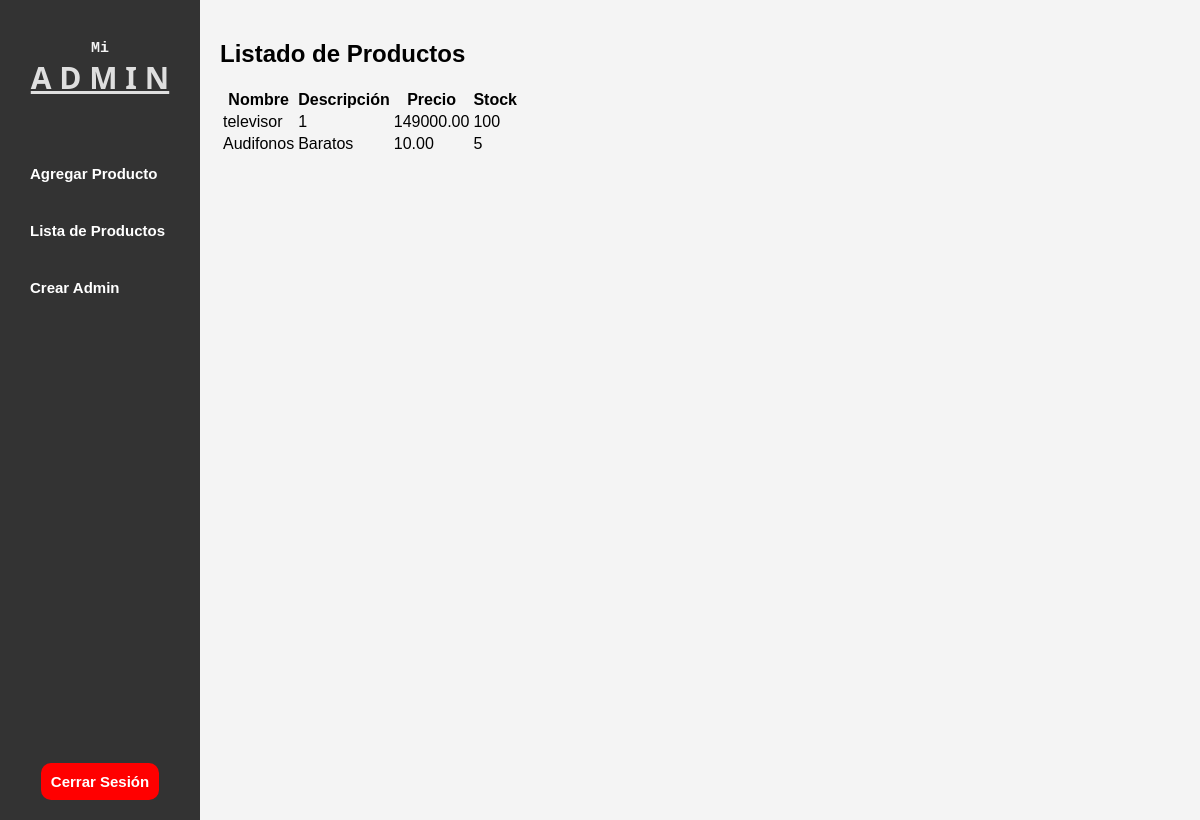
The app's page /tienda/lista-productos/ (signed in) with its own data.
### tienda/models.py (models this page shows, shortened)
class Producto(models.Model):
    nombre = models.CharField(max_length=100)
    descripcion = models.TextField()
    precio = models.DecimalField(max_digits=10, decimal_places=2)
    stock = models.PositiveIntegerField()

### tienda/views.py (the view)
# urls.py: path('lista-productos/', views.lista_productos, name='lista_productos'),
@login_required
def lista_productos(request):
    productos = Producto.objects.all()
    return render(request, 'lista_productos.html', {'productos': productos})

### tienda/templates/lista_productos.html (shortened to what this page needs)
{% extends 'base.html' %}
{% block content %}
<!DOCTYPE html>
<html lang="en">
<head>
</head>
<body>
    <h2>Listado de Productos</h2>
    <table>
        <thead>
            <tr>
                <th>Nombre</th>
                <th>Descripción</th>
                <th>Precio</th>
                <th>Stock</th>
            </tr>
        </thead>
        <tbody>
            {% for producto in productos %}
            <tr>
                <td>{{ producto.nombre }}</td>
                <td>{{ producto.descripcion }}</td>
                <td>{{ producto.precio }}</td>
                <td>{{ producto.stock }}</td>
            </tr>
            {% empty %}
            <tr>
                <td colspan="4">No hay productos disponibles.</td>
            </tr>
            {% endfor %}
        </tbody>
    </table>
</body>
</html>
{% endblock %}

### tienda/static/css/styleDash.css (style rules this page uses)
body { font-family: Arial, sans-serif; background-color: #f4f4f4; margin: 0; padding: 0; display: flex; height: 100vh; }

### records on screen
Producto: nombre "televisor", descripcion "1", precio "149000.00", stock "100"
Producto: nombre "Audifonos", descripcion "Baratos", precio "10.00", stock "5"
